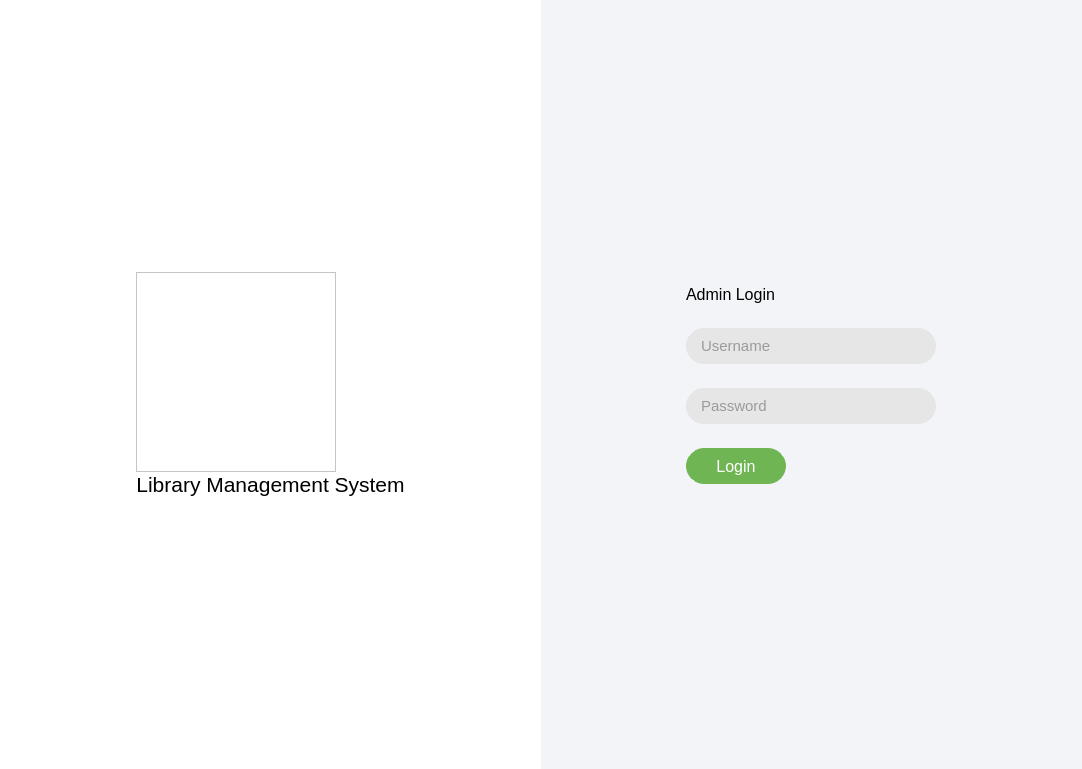
<?xml version="1.0" encoding="UTF-8"?>
<ui version="4.0">
 <class>LoginPage</class>
 <widget class="QMainWindow" name="LoginPage">
  <property name="geometry">
   <rect>
    <x>0</x>
    <y>0</y>
    <width>1082</width>
    <height>769</height>
   </rect>
  </property>
  <property name="windowTitle">
   <string>MainWindow</string>
  </property>
  <widget class="QWidget" name="centralwidget">
   <layout class="QHBoxLayout" name="horizontalLayout" stretch="1,1">
    <property name="spacing">
     <number>0</number>
    </property>
    <property name="leftMargin">
     <number>0</number>
    </property>
    <property name="topMargin">
     <number>0</number>
    </property>
    <property name="rightMargin">
     <number>0</number>
    </property>
    <property name="bottomMargin">
     <number>0</number>
    </property>
    <item>
     <widget class="QWidget" name="widget" native="true">
      <property name="layoutDirection">
       <enum>Qt::LayoutDirection::LeftToRight</enum>
      </property>
      <property name="autoFillBackground">
       <bool>false</bool>
      </property>
      <property name="styleSheet">
       <string notr="true">QWidget{
background-color: rgb(255, 255, 255);
}</string>
      </property>
      <layout class="QGridLayout" name="gridLayout">
       <property name="leftMargin">
        <number>0</number>
       </property>
       <property name="topMargin">
        <number>0</number>
       </property>
       <property name="rightMargin">
        <number>0</number>
       </property>
       <property name="bottomMargin">
        <number>0</number>
       </property>
       <property name="spacing">
        <number>0</number>
       </property>
       <item row="0" column="0">
        <widget class="QWidget" name="widget_3" native="true">
         <property name="sizePolicy">
          <sizepolicy hsizetype="Fixed" vsizetype="Fixed">
           <horstretch>0</horstretch>
           <verstretch>0</verstretch>
          </sizepolicy>
         </property>
         <property name="styleSheet">
          <string notr="true"/>
         </property>
         <layout class="QVBoxLayout" name="verticalLayout">
          <property name="spacing">
           <number>0</number>
          </property>
          <property name="leftMargin">
           <number>0</number>
          </property>
          <property name="topMargin">
           <number>0</number>
          </property>
          <property name="rightMargin">
           <number>0</number>
          </property>
          <property name="bottomMargin">
           <number>0</number>
          </property>
          <item>
           <widget class="QFrame" name="frame">
            <property name="sizePolicy">
             <sizepolicy hsizetype="Fixed" vsizetype="Fixed">
              <horstretch>0</horstretch>
              <verstretch>0</verstretch>
             </sizepolicy>
            </property>
            <property name="minimumSize">
             <size>
              <width>200</width>
              <height>200</height>
             </size>
            </property>
            <property name="styleSheet">
             <string notr="true">QFrame{
border-image: url(:/images/res/image/digital-library.png) 0 0 0 0 stretch stretch;
}</string>
            </property>
            <property name="frameShape">
             <enum>QFrame::Shape::StyledPanel</enum>
            </property>
            <property name="frameShadow">
             <enum>QFrame::Shadow::Raised</enum>
            </property>
           </widget>
          </item>
          <item>
           <widget class="QLabel" name="label">
            <property name="sizePolicy">
             <sizepolicy hsizetype="Fixed" vsizetype="Fixed">
              <horstretch>0</horstretch>
              <verstretch>0</verstretch>
             </sizepolicy>
            </property>
            <property name="font">
             <font>
              <pointsize>16</pointsize>
              <fontweight>DemiBold</fontweight>
             </font>
            </property>
            <property name="styleSheet">
             <string notr="true">QLabel{
color: black;
}</string>
            </property>
            <property name="text">
             <string>Library Management System</string>
            </property>
            <property name="alignment">
             <set>Qt::AlignmentFlag::AlignCenter</set>
            </property>
           </widget>
          </item>
         </layout>
        </widget>
       </item>
      </layout>
     </widget>
    </item>
    <item>
     <widget class="QWidget" name="widget_2" native="true">
      <property name="sizePolicy">
       <sizepolicy hsizetype="Preferred" vsizetype="Preferred">
        <horstretch>0</horstretch>
        <verstretch>0</verstretch>
       </sizepolicy>
      </property>
      <property name="styleSheet">
       <string notr="true">QWidget{
background-color: rgb(243, 244, 248);
}</string>
      </property>
      <layout class="QGridLayout" name="gridLayout_2">
       <property name="leftMargin">
        <number>0</number>
       </property>
       <property name="topMargin">
        <number>0</number>
       </property>
       <property name="rightMargin">
        <number>0</number>
       </property>
       <property name="bottomMargin">
        <number>0</number>
       </property>
       <property name="spacing">
        <number>0</number>
       </property>
       <item row="0" column="0">
        <widget class="QWidget" name="widget_4" native="true">
         <property name="sizePolicy">
          <sizepolicy hsizetype="Fixed" vsizetype="Fixed">
           <horstretch>0</horstretch>
           <verstretch>0</verstretch>
          </sizepolicy>
         </property>
         <property name="styleSheet">
          <string notr="true">QLineEdit{
background-color: rgb(230, 230, 230);
border: 1px solid rgb(228, 228, 228);
border-radius: 18px;
padding-left: 12px;
color: rgb(79, 79, 79);
}</string>
         </property>
         <layout class="QVBoxLayout" name="login_layout">
          <property name="spacing">
           <number>24</number>
          </property>
          <property name="leftMargin">
           <number>0</number>
          </property>
          <property name="topMargin">
           <number>0</number>
          </property>
          <property name="rightMargin">
           <number>0</number>
          </property>
          <property name="bottomMargin">
           <number>0</number>
          </property>
          <item>
           <widget class="QLabel" name="login_title">
            <property name="sizePolicy">
             <sizepolicy hsizetype="Fixed" vsizetype="Fixed">
              <horstretch>0</horstretch>
              <verstretch>0</verstretch>
             </sizepolicy>
            </property>
            <property name="font">
             <font>
              <pointsize>12</pointsize>
              <fontweight>DemiBold</fontweight>
             </font>
            </property>
            <property name="styleSheet">
             <string notr="true">QLabel{
color: black;
}</string>
            </property>
            <property name="text">
             <string>Admin Login</string>
            </property>
            <property name="alignment">
             <set>Qt::AlignmentFlag::AlignCenter</set>
            </property>
           </widget>
          </item>
          <item>
           <widget class="QLineEdit" name="username_le">
            <property name="sizePolicy">
             <sizepolicy hsizetype="Fixed" vsizetype="Fixed">
              <horstretch>0</horstretch>
              <verstretch>0</verstretch>
             </sizepolicy>
            </property>
            <property name="minimumSize">
             <size>
              <width>250</width>
              <height>36</height>
             </size>
            </property>
            <property name="maximumSize">
             <size>
              <width>250</width>
              <height>36</height>
             </size>
            </property>
            <property name="palette">
             <palette>
              <active>
               <colorrole role="WindowText">
                <brush brushstyle="SolidPattern">
                 <color alpha="255">
                  <red>79</red>
                  <green>79</green>
                  <blue>79</blue>
                 </color>
                </brush>
               </colorrole>
               <colorrole role="Button">
                <brush brushstyle="SolidPattern">
                 <color alpha="255">
                  <red>230</red>
                  <green>230</green>
                  <blue>230</blue>
                 </color>
                </brush>
               </colorrole>
               <colorrole role="Text">
                <brush brushstyle="SolidPattern">
                 <color alpha="255">
                  <red>79</red>
                  <green>79</green>
                  <blue>79</blue>
                 </color>
                </brush>
               </colorrole>
               <colorrole role="ButtonText">
                <brush brushstyle="SolidPattern">
                 <color alpha="255">
                  <red>79</red>
                  <green>79</green>
                  <blue>79</blue>
                 </color>
                </brush>
               </colorrole>
               <colorrole role="Base">
                <brush brushstyle="SolidPattern">
                 <color alpha="255">
                  <red>230</red>
                  <green>230</green>
                  <blue>230</blue>
                 </color>
                </brush>
               </colorrole>
               <colorrole role="Window">
                <brush brushstyle="SolidPattern">
                 <color alpha="255">
                  <red>230</red>
                  <green>230</green>
                  <blue>230</blue>
                 </color>
                </brush>
               </colorrole>
               <colorrole role="PlaceholderText">
                <brush brushstyle="SolidPattern">
                 <color alpha="128">
                  <red>79</red>
                  <green>79</green>
                  <blue>79</blue>
                 </color>
                </brush>
               </colorrole>
              </active>
              <inactive>
               <colorrole role="WindowText">
                <brush brushstyle="SolidPattern">
                 <color alpha="255">
                  <red>79</red>
                  <green>79</green>
                  <blue>79</blue>
                 </color>
                </brush>
               </colorrole>
               <colorrole role="Button">
                <brush brushstyle="SolidPattern">
                 <color alpha="255">
                  <red>230</red>
                  <green>230</green>
                  <blue>230</blue>
                 </color>
                </brush>
               </colorrole>
               <colorrole role="Text">
                <brush brushstyle="SolidPattern">
                 <color alpha="255">
                  <red>79</red>
                  <green>79</green>
                  <blue>79</blue>
                 </color>
                </brush>
               </colorrole>
               <colorrole role="ButtonText">
                <brush brushstyle="SolidPattern">
                 <color alpha="255">
                  <red>79</red>
                  <green>79</green>
                  <blue>79</blue>
                 </color>
                </brush>
               </colorrole>
               <colorrole role="Base">
                <brush brushstyle="SolidPattern">
                 <color alpha="255">
                  <red>230</red>
                  <green>230</green>
                  <blue>230</blue>
                 </color>
                </brush>
               </colorrole>
               <colorrole role="Window">
                <brush brushstyle="SolidPattern">
                 <color alpha="255">
                  <red>230</red>
                  <green>230</green>
                  <blue>230</blue>
                 </color>
                </brush>
               </colorrole>
               <colorrole role="PlaceholderText">
                <brush brushstyle="SolidPattern">
                 <color alpha="128">
                  <red>79</red>
                  <green>79</green>
                  <blue>79</blue>
                 </color>
                </brush>
               </colorrole>
              </inactive>
              <disabled>
               <colorrole role="WindowText">
                <brush brushstyle="SolidPattern">
                 <color alpha="255">
                  <red>79</red>
                  <green>79</green>
                  <blue>79</blue>
                 </color>
                </brush>
               </colorrole>
               <colorrole role="Button">
                <brush brushstyle="SolidPattern">
                 <color alpha="255">
                  <red>230</red>
                  <green>230</green>
                  <blue>230</blue>
                 </color>
                </brush>
               </colorrole>
               <colorrole role="Text">
                <brush brushstyle="SolidPattern">
                 <color alpha="255">
                  <red>79</red>
                  <green>79</green>
                  <blue>79</blue>
                 </color>
                </brush>
               </colorrole>
               <colorrole role="ButtonText">
                <brush brushstyle="SolidPattern">
                 <color alpha="255">
                  <red>79</red>
                  <green>79</green>
                  <blue>79</blue>
                 </color>
                </brush>
               </colorrole>
               <colorrole role="Base">
                <brush brushstyle="SolidPattern">
                 <color alpha="255">
                  <red>230</red>
                  <green>230</green>
                  <blue>230</blue>
                 </color>
                </brush>
               </colorrole>
               <colorrole role="Window">
                <brush brushstyle="SolidPattern">
                 <color alpha="255">
                  <red>230</red>
                  <green>230</green>
                  <blue>230</blue>
                 </color>
                </brush>
               </colorrole>
               <colorrole role="PlaceholderText">
                <brush brushstyle="SolidPattern">
                 <color alpha="128">
                  <red>79</red>
                  <green>79</green>
                  <blue>79</blue>
                 </color>
                </brush>
               </colorrole>
              </disabled>
             </palette>
            </property>
            <property name="font">
             <font>
              <pointsize>11</pointsize>
             </font>
            </property>
            <property name="toolTipDuration">
             <number>-1</number>
            </property>
            <property name="styleSheet">
             <string notr="true"/>
            </property>
            <property name="inputMask">
             <string/>
            </property>
            <property name="frame">
             <bool>true</bool>
            </property>
            <property name="cursorPosition">
             <number>0</number>
            </property>
            <property name="alignment">
             <set>Qt::AlignmentFlag::AlignLeading|Qt::AlignmentFlag::AlignLeft|Qt::AlignmentFlag::AlignVCenter</set>
            </property>
            <property name="placeholderText">
             <string>Username</string>
            </property>
           </widget>
          </item>
          <item>
           <widget class="QLineEdit" name="password_le">
            <property name="sizePolicy">
             <sizepolicy hsizetype="Fixed" vsizetype="Fixed">
              <horstretch>0</horstretch>
              <verstretch>0</verstretch>
             </sizepolicy>
            </property>
            <property name="minimumSize">
             <size>
              <width>250</width>
              <height>36</height>
             </size>
            </property>
            <property name="maximumSize">
             <size>
              <width>250</width>
              <height>36</height>
             </size>
            </property>
            <property name="palette">
             <palette>
              <active>
               <colorrole role="WindowText">
                <brush brushstyle="SolidPattern">
                 <color alpha="255">
                  <red>79</red>
                  <green>79</green>
                  <blue>79</blue>
                 </color>
                </brush>
               </colorrole>
               <colorrole role="Button">
                <brush brushstyle="SolidPattern">
                 <color alpha="255">
                  <red>230</red>
                  <green>230</green>
                  <blue>230</blue>
                 </color>
                </brush>
               </colorrole>
               <colorrole role="Text">
                <brush brushstyle="SolidPattern">
                 <color alpha="255">
                  <red>79</red>
                  <green>79</green>
                  <blue>79</blue>
                 </color>
                </brush>
               </colorrole>
               <colorrole role="ButtonText">
                <brush brushstyle="SolidPattern">
                 <color alpha="255">
                  <red>79</red>
                  <green>79</green>
                  <blue>79</blue>
                 </color>
                </brush>
               </colorrole>
               <colorrole role="Base">
                <brush brushstyle="SolidPattern">
                 <color alpha="255">
                  <red>230</red>
                  <green>230</green>
                  <blue>230</blue>
                 </color>
                </brush>
               </colorrole>
               <colorrole role="Window">
                <brush brushstyle="SolidPattern">
                 <color alpha="255">
                  <red>230</red>
                  <green>230</green>
                  <blue>230</blue>
                 </color>
                </brush>
               </colorrole>
               <colorrole role="PlaceholderText">
                <brush brushstyle="SolidPattern">
                 <color alpha="128">
                  <red>79</red>
                  <green>79</green>
                  <blue>79</blue>
                 </color>
                </brush>
               </colorrole>
              </active>
              <inactive>
               <colorrole role="WindowText">
                <brush brushstyle="SolidPattern">
                 <color alpha="255">
                  <red>79</red>
                  <green>79</green>
                  <blue>79</blue>
                 </color>
                </brush>
               </colorrole>
               <colorrole role="Button">
                <brush brushstyle="SolidPattern">
                 <color alpha="255">
                  <red>230</red>
                  <green>230</green>
                  <blue>230</blue>
                 </color>
                </brush>
               </colorrole>
               <colorrole role="Text">
                <brush brushstyle="SolidPattern">
                 <color alpha="255">
                  <red>79</red>
                  <green>79</green>
                  <blue>79</blue>
                 </color>
                </brush>
               </colorrole>
               <colorrole role="ButtonText">
                <brush brushstyle="SolidPattern">
                 <color alpha="255">
                  <red>79</red>
                  <green>79</green>
                  <blue>79</blue>
                 </color>
                </brush>
               </colorrole>
               <colorrole role="Base">
                <brush brushstyle="SolidPattern">
                 <color alpha="255">
                  <red>230</red>
                  <green>230</green>
                  <blue>230</blue>
                 </color>
                </brush>
               </colorrole>
               <colorrole role="Window">
                <brush brushstyle="SolidPattern">
                 <color alpha="255">
                  <red>230</red>
                  <green>230</green>
                  <blue>230</blue>
                 </color>
                </brush>
               </colorrole>
               <colorrole role="PlaceholderText">
                <brush brushstyle="SolidPattern">
                 <color alpha="128">
                  <red>79</red>
                  <green>79</green>
                  <blue>79</blue>
                 </color>
                </brush>
               </colorrole>
              </inactive>
              <disabled>
               <colorrole role="WindowText">
                <brush brushstyle="SolidPattern">
                 <color alpha="255">
                  <red>79</red>
                  <green>79</green>
                  <blue>79</blue>
                 </color>
                </brush>
               </colorrole>
               <colorrole role="Button">
                <brush brushstyle="SolidPattern">
                 <color alpha="255">
                  <red>230</red>
                  <green>230</green>
                  <blue>230</blue>
                 </color>
                </brush>
               </colorrole>
               <colorrole role="Text">
                <brush brushstyle="SolidPattern">
                 <color alpha="255">
                  <red>79</red>
                  <green>79</green>
                  <blue>79</blue>
                 </color>
                </brush>
               </colorrole>
               <colorrole role="ButtonText">
                <brush brushstyle="SolidPattern">
                 <color alpha="255">
                  <red>79</red>
                  <green>79</green>
                  <blue>79</blue>
                 </color>
                </brush>
               </colorrole>
               <colorrole role="Base">
                <brush brushstyle="SolidPattern">
                 <color alpha="255">
                  <red>230</red>
                  <green>230</green>
                  <blue>230</blue>
                 </color>
                </brush>
               </colorrole>
               <colorrole role="Window">
                <brush brushstyle="SolidPattern">
                 <color alpha="255">
                  <red>230</red>
                  <green>230</green>
                  <blue>230</blue>
                 </color>
                </brush>
               </colorrole>
               <colorrole role="PlaceholderText">
                <brush brushstyle="SolidPattern">
                 <color alpha="128">
                  <red>79</red>
                  <green>79</green>
                  <blue>79</blue>
                 </color>
                </brush>
               </colorrole>
              </disabled>
             </palette>
            </property>
            <property name="font">
             <font>
              <pointsize>11</pointsize>
             </font>
            </property>
            <property name="text">
             <string/>
            </property>
            <property name="placeholderText">
             <string>Password</string>
            </property>
           </widget>
          </item>
          <item>
           <widget class="QPushButton" name="login_btn">
            <property name="sizePolicy">
             <sizepolicy hsizetype="Fixed" vsizetype="Fixed">
              <horstretch>0</horstretch>
              <verstretch>0</verstretch>
             </sizepolicy>
            </property>
            <property name="minimumSize">
             <size>
              <width>100</width>
              <height>36</height>
             </size>
            </property>
            <property name="maximumSize">
             <size>
              <width>100</width>
              <height>36</height>
             </size>
            </property>
            <property name="font">
             <font>
              <pointsize>12</pointsize>
              <fontweight>DemiBold</fontweight>
             </font>
            </property>
            <property name="styleSheet">
             <string notr="true">QPushButton{
color: rgb(255, 255, 255);
background-color: rgb(111, 181, 83);
border: 1px solid rgb(111, 181, 83);
border-radius: 18px;
}

QPushButton:hover{
color: rgb(255, 255, 255);
background-color: rgb(0, 0, 0);
border: 1px solid black;
border-radius: 18px;
}
</string>
            </property>
            <property name="text">
             <string>Login</string>
            </property>
           </widget>
          </item>
         </layout>
        </widget>
       </item>
      </layout>
     </widget>
    </item>
   </layout>
  </widget>
 </widget>
 <resources/>
 <connections/>
</ui>
